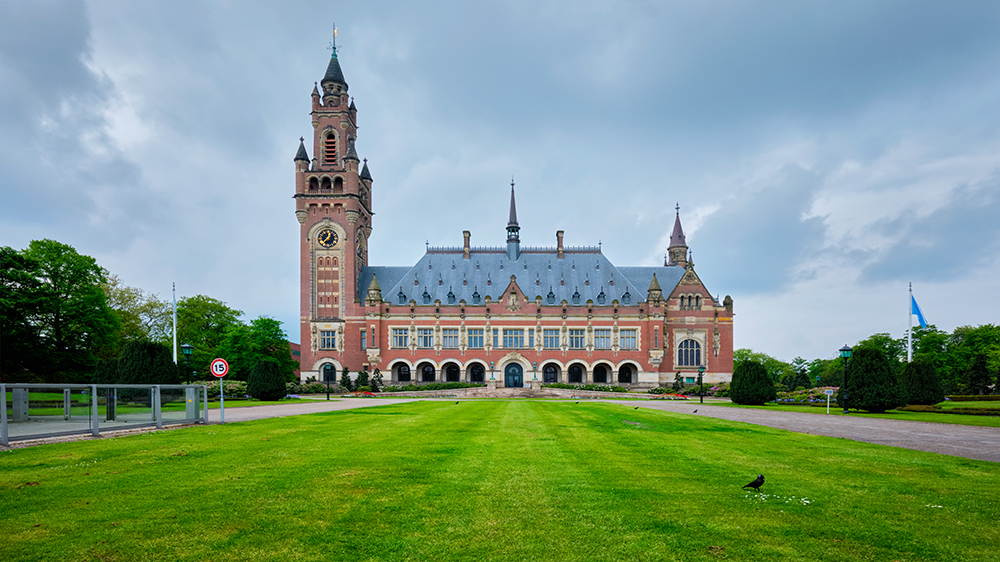
#> input picture photos/peace-palace.jpg, 1000 x 562 px
$ python render.py
#> lines starting #> are read from the running program, lines starting #| are printed output that depends on the picture
#!/usr/bin/env python3
"""
Render "The World in One Day — 25 November 2026" as a dense 34-story
broadsheet front page, code-drawn with Pillow.

Outputs:
  news-image-20261125.jpg            full 2048x2048 render
  news-image-20261125-1024.jpg       downscaled 1024x1024 (quality 88, <=1 MiB)
"""

import os
import math

from PIL import Image, ImageDraw, ImageFont, ImageOps, ImageChops

W = H = 2048
BG = (244, 239, 228)          # warm newsprint cream
INK = (26, 24, 21)            # ink black
RULE = (118, 110, 96)         # mid rule grey
FAINT = (200, 193, 177)       # hairline grey

SERIF = "/usr/share/fonts/truetype/dejavu/DejaVuSerif.ttf"
SERIF_B = "/usr/share/fonts/truetype/dejavu/DejaVuSerif-Bold.ttf"
ITALIC = "/usr/share/fonts/truetype/noto/NotoSerif-SemiBoldItalic.ttf"

# ---------------------------------------------------------------- layout grid
ML = 64            # left margin
MR = 64            # right margin
GUTTER = 30
CW = (W - ML - MR - 2 * GUTTER) // 3          # column width = 620
COL_X = [ML, ML + CW + GUTTER, ML + 2 * (CW + GUTTER)]
RIGHT = COL_X[2] + CW                          # 1984
CTOP = 348
CBOT = 1912
FOOT_RULE = 1926

# ---------------------------------------------------------------- stories data
# (headline, summary, photo or None, big front-page lead flag)
SECTIONS = [
    ("WORLD", [
        ("WORLD COURT RULES MYANMAR COMMITTED GENOCIDE",
         "The ICJ holds Myanmar responsible over the Rohingya, the first time a "
         "sovereign state is found guilty of genocide.",
         "photos/peace-palace.jpg", True),
        ("ISRAELI STRIKE KILLS HAMAS SECURITY CHIEF IN GAZA",
         "Seven dead in Gaza City as the ceasefire in place since October 2025 strains.",
         None, False),
        ("HOUTHI DRONE HITS RIYADH TOWER, 11 HURT",
         "A drone struck a financial-district tower; the Saudi-led coalition hit "
         "Hodeidah in reply.",
         None, False),
        ("NATO VOWS SPACE DEFENCE AFTER RUSSIAN SATELLITE REPORTS",
         "NATO pledges to defend allied satellites after reports of Russian nuclear "
         "activity in orbit.",
         None, False),
        ("CHINA PROBES SHANGHAI PARTY CHIEF CHEN JINING",
         "Anti-corruption investigators open a case against the Shanghai party chief.",
         "photos/shanghai.jpg", False),
        ("PAKISTAN'S FIRST ASTRONAUT DOCKS AT TIANGONG",
         "Muhammad Zeeshan Ali boards China's space station aboard Shenzhou-24, "
         "the first foreigner to do so.",
         "photos/tiangong.jpg", False),
    ]),
    ("WAR & DIPLOMACY", [
        ("UKRAINE HITS TWO RUSSIAN REFINERIES",
         "Drones set Syzran and Kuibyshev ablaze in Samara; Putin vows retaliation.",
         None, False),
        ("UK DEFENCE CHIEF VISITS KHARKIV",
         "The UK defence secretary meets troops 20 km from the front; more "
         "RapidRanger launchers pledged.",
         None, False),
        ("US SHELVES RUSSIA BUSINESS-DEAL PLAN",
         "Washington drops proposals to lure Moscow with energy and aviation deals, "
         "the FT reports.",
         None, False),
        ("SOLOMON ISLANDS SIGNS PACT WITH AUSTRALIA",
         "The China security partner signs a new deal with Canberra, including "
         "police support.",
         None, False),
        ("NORTH KOREA EXPELS SWISS DIPLOMAT",
         "Envoy ordered out within 48 hours, weeks after the office reopened.",
         None, False),
        ("HAFTAR VISITS TURKIYE",
         "Libya's Haftar in Ankara days after Ukraine hit a Russian warship in Benghazi.",
         None, False),
    ]),
    ("AMERICA", [
        ("US TO UNVEIL TARIFFS ON 16 PARTNERS",
         "New duties loom after a probe into excess industrial capacity; rates of "
         "15-25% possible.",
         None, False),
        ("NASDAQ FUTURES SLIDE OVER 2%",
         "Tariff fears hit chip stocks; Nvidia falls 4.9% as inflation data looms.",
         None, False),
        ("ABREGO GARCIA LEAVES US FOR SPAIN",
         "The Salvadoran man once wrongly deported departs voluntarily under a deal.",
         None, False),
        ("CIA AND ODNI HIT BY HACK",
         "Unclassified systems breached; officials say no disruption.",
         None, False),
        ("SIX DEAD IN PLANE CRASH OFF MISSISSIPPI",
         "Six people, including two children, die after a crash off the coast.",
         None, False),
    ]),
    ("ASIA", [
        ("NEPAL QUAKE 5.3 RATTLES REGION",
         "Tremors felt across Sikkim and North Bengal.",
         None, False),
        ("BANGLADESH GARMENT WAGE UP 36%",
         "Minimum monthly pay set at Tk 17,000 after protests.",
         None, False),
        ("INDIA NAVY TO BUY 76 HELICOPTERS",
         "Navy and Coast Guard order indigenous utility helicopters for 15,000 "
         "crore rupees.",
         None, False),
    ]),
    ("BUSINESS & TECH", [
        ("SPACEX AND TESLA ADVANCE $3.5T MERGER",
         "The Musk-led firms form a five-member group to advance a merger, the FT reports.",
         None, False),
        ("TRUMP PRESSED NVIDIA BOARD OVER HUANG",
         "The president pushed to reinstate Jensen Huang; the US blacklists "
         "Singapore chip firm Megaspeed.",
         None, False),
        ("TIDAL TO BAN FULLY AI-GENERATED MUSIC",
         "From December 9, all-AI songs will be rejected and existing ones removed.",
         None, False),
    ]),
    ("SCIENCE", [
        ("URANUS AT OPPOSITION TONIGHT",
         "The ice giant is at its closest and brightest for the year.",
         None, False),
        ("FARTHEST 'LITTLE RED DOT' FOUND",
         "Researchers uncover the most distant of the mysterious early galaxies.",
         None, False),
        ("AI PIONEER WARNS OF EXTINCTION RISK",
         "Stuart Russell says humans risk ceding control of civilisation to AI.",
         None, False),
        ("UN WARNS HIV INFECTIONS COULD RISE",
         "Infections may climb from historic lows starting next year.",
         None, False),
    ]),
    ("MORE WORLD", [
        ("IRAN FLOGS SINGER PARASTOO AHMADI",
         "The singer receives 74 lashes after a YouTube concert.",
         None, False),
        ("TANKER ATTACKS PUSH OIL UP 2%",
         "Ships hit near the Strait of Hormuz as prices climb.",
         None, False),
    ]),
    ("SPORT", [
        ("SURYAVANSHI SMASHES RECORD 204*",
         "The 15-year-old hits the fastest List A double hundred, off 53 balls.",
         None, False),
        ("PRIYANSH ARYA HITS 181 IN T20",
         "The highest T20 score by an Indian batter.",
         None, False),
        ("ENGLAND BEAT AUSTRALIA IN 2ND T20I",
         "England chase 185 to level the five-match series.",
         None, False),
        ("BELLINGHAM STARS AS REAL MADRID ROUT PSV",
         "Bellingham scores a screamer in a crushing win.",
         None, False),
        ("GUKESH HOLDS SINDAROV",
         "The world champion weathers time pressure in the title match.",
         None, False),
    ]),
]

CAPTIONS = {
    "photos/peace-palace.jpg": "The Peace Palace in The Hague",
    "photos/shanghai.jpg": "The Lujiazui skyline in Shanghai",
    "photos/tiangong.jpg": "The Tiangong space station in orbit",
}

# ---------------------------------------------------------------- font helpers
_FONTS = {}


def reg(size):
    key = ("r", size)
    if key not in _FONTS:
        _FONTS[key] = ImageFont.truetype(SERIF, size)
    return _FONTS[key]


def bold(size):
    key = ("b", size)
    if key not in _FONTS:
        _FONTS[key] = ImageFont.truetype(SERIF_B, size)
    return _FONTS[key]


def ital(size):
    key = ("i", size)
    if key not in _FONTS:
        _FONTS[key] = ImageFont.truetype(ITALIC, size)
    return _FONTS[key]


def lh(font, pad=0):
    a, d = font.getmetrics()
    return a + d + pad


# ---------------------------------------------------------------- measurement
_MEASURE = ImageDraw.Draw(Image.new("RGB", (8, 8)))


def wrap(text, font, maxw):
    words = text.split()
    lines, cur = [], ""
    for w in words:
        t = (cur + " " + w).strip()
        if _MEASURE.textlength(t, font=font) <= maxw:
            cur = t
        else:
            if cur:
                lines.append(cur)
            cur = w
    if cur:
        lines.append(cur)
    return lines


def photo_block(photo, s):
    """Return (pil_image, w, h) fitted to the column; None if no photo."""
    if photo is None:
        return None
    pw = CW - 26
    im = Image.open(photo).convert("L")
    im = ImageOps.autocontrast(im, cutoff=1).convert("RGB")
    ar = im.width / im.height
    h = int(pw / ar)
    if h > 560:
        h = 560
        pw = int(h * ar)
    return im.resize((pw, h), Image.LANCZOS), pw, h


def story_block_h(story, s):
    headline, summary, photo, big = story
    hf = bold(int(round(45 * s if big else 26 * s)))
    sf = reg(int(round(24 * s if big else 19 * s)))
    hlines = wrap(headline, hf, CW - 4)
    slines = wrap(summary, sf, CW - 4)
    h = len(hlines) * lh(hf) + 10 + len(slines) * lh(sf)
    if photo:
        _, pw, ph = photo_block(photo, s)
        cap = ital(int(round(16 * s)))
        h += ph + 6 + lh(cap) + 8
    return h


def label_h(s):
    return lh(bold(int(round(34 * s)))) + 14


def place_all(s):
    col_y = [CTOP] * 3
    ci = 0
    placements = []

    def put(col, y, kind, payload, h):
        placements.append({"col": col, "y": y, "kind": kind,
                           "payload": payload, "h": h})
        col_y[col] = y + h

    for sec_name, stories in SECTIONS:
        lh_ = label_h(s)
        # a section label must never be orphaned at a column bottom: it stays
        # together with its first story, so require label + first story to fit
        # in the remaining space of the current column before placing it here.
        need = lh_ + (story_block_h(stories[0], s) if stories else 0)
        while ci < 2 and col_y[ci] + need > CBOT:
            ci += 1
        put(ci, col_y[ci], "label", sec_name, lh_)
        for st in stories:
            bh = story_block_h(st, s)
            if col_y[ci] + bh > CBOT:
                ci += 1
                if ci > 2:
                    return None
            put(ci, col_y[ci], "story", st, bh)
    return placements


def choose_scale():
    s = 1.0
    best = None
    while s >= 0.55:
        p = place_all(s)
        if p is not None:
            best = (s, p)
            break
        s -= 0.01
    if best is None:
        raise RuntimeError("layout does not fit even at minimal scale")
    return best

# ---------------------------------------------------------------- drawing
def draw_tracked(d, x, y, text, font, fill, tracking):
    cx = x
    for ch in text:
        d.text((cx, y), ch, font=font, fill=fill)
        cx += d.textlength(ch, font=font) + tracking
    return y + lh(font)


def draw_para(d, x, y, lines, font, fill, width, justify=True):
    for i, line in enumerate(lines):
        last = i == len(lines) - 1
        words = line.split()
        if justify and not last and len(words) > 1:
            ws = [d.textlength(w, font=font) for w in words]
            sp = d.textlength(" ", font=font)
            extra = width - (sum(ws) + sp * (len(words) - 1))
            if extra > 0:
                per = extra / (len(words) - 1)
                xpos = x
                for j, w in enumerate(words):
                    d.text((xpos, y), w, font=font, fill=fill)
                    xpos += ws[j] + sp + (per if j < len(words) - 1 else 0)
                y += lh(font)
                continue
        d.text((x, y), line, font=font, fill=fill)
        y += lh(font)
    return y


def centered(d, cx, y, text, font, fill, tracking=0):
    tw = sum(d.textlength(ch, font=font) for ch in text) + tracking * (len(text) - 1)
    draw_tracked(d, cx - tw / 2, y, text, font, fill, tracking)


def draw_story(img, d, placement, s):
    x = COL_X[placement["col"]]
    y = placement["y"]
    headline, summary, photo, big = placement["payload"]
    hf = bold(int(round(45 * s if big else 26 * s)))
    sf = reg(int(round(24 * s if big else 19 * s)))
    hlines = wrap(headline, hf, CW - 4)
    slines = wrap(summary, sf, CW - 4)

    y = draw_para(d, x, y, hlines, hf, INK, CW - 4, justify=False)
    y += 8

    if photo:
        im, pw, ph = photo_block(photo, s)
        px = x + (CW - pw) // 2
        d.rectangle([px - 2, y - 2, px + pw + 1, y + ph + 1], outline=INK, width=2)
        img.paste(im, (px, y))
        y += ph + 6
        cap = ital(int(round(16 * s)))
        clines = wrap(CAPTIONS[photo], cap, CW - 6)
        for cl in clines:
            tw = d.textlength(cl, font=cap)
            d.text((x + (CW - tw) / 2, y), cl, font=cap, fill=INK)
            y += lh(cap)
        y += 8

    y = draw_para(d, x, y, slines, sf, INK, CW - 4, justify=True)
    return y


def draw_label(d, placement, s):
    x = COL_X[placement["col"]]
    y = placement["y"]
    name = placement["payload"]
    f = bold(int(round(34 * s)))
    centered(d, x + CW / 2, y, name, f, INK, tracking=2)
    ry = y + lh(f) + 6
    wd = 200
    d.rectangle([x + CW / 2 - wd / 2, ry, x + CW / 2 + wd / 2, ry + 2],
                fill=INK)


def build_canvas():
    img = Image.new("RGB", (W, H), BG)
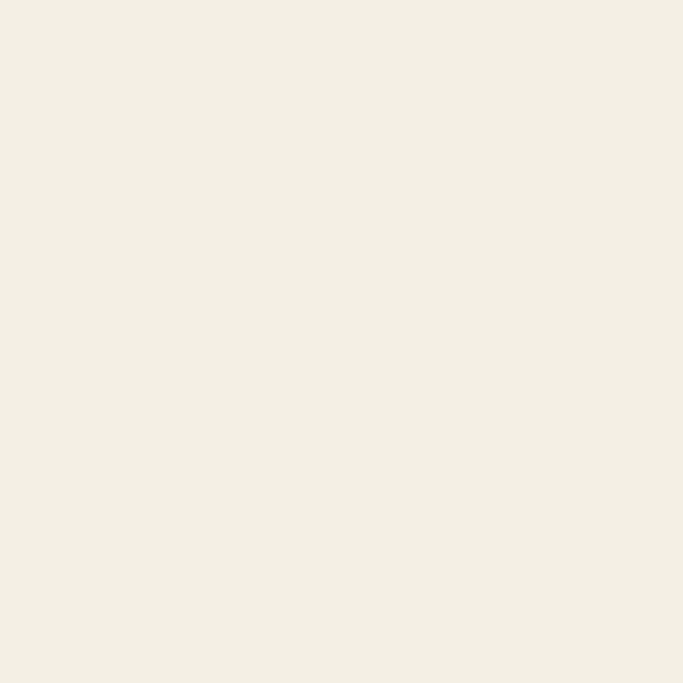
#> img: PIL image 2048x2048 RGB (shown at 1/3 size); mean R, G, B 244, 239, 228
    d = ImageDraw.Draw(img)

    # ---- masthead --------------------------------------------------------
    title = "THE WORLD IN ONE DAY"
    size = 150
    while size > 60:
        f = bold(size)
        tw = sum(d.textlength(ch, font=f) for ch in title) + 16 * (len(title) - 1)
        if tw <= W - 2 * ML + 40:
            break
        size -= 2
#> this loop made 19 passes
#> tw on passes 1 to 12: 2482.8, 2453.8, 2424.7, 2395.7, 2366.6, 2337.5, 2308.5, 2279.5, 2250.5, 2221.4, 2192.3, 2163.2
#> after the loop, size = 114
    centered(d, W / 2, 84, title, bold(size), INK, tracking=16)
#> in centered, `tw = sum(d.textlength(ch, font=font) for ch in text) + tracking * (len..`: tw = 1959.9

    sub = "Vol. 1 — No. 239    •    WEDNESDAY, 25 NOVEMBER 2026    •    $2.00"
    sf = reg(30)
    while d.textlength(sub, font=sf) > W - 2 * ML:
        sf = reg(sf.size - 1)
#> this loop made 0 passes
    centered(d, W / 2, 274, sub, sf, INK, tracking=1)

    # heavy + thin rule pair
    d.rectangle([ML, 330, RIGHT, 334], fill=INK)
    d.rectangle([ML, 340, RIGHT, 342], fill=RULE)

    # ---- body ------------------------------------------------------------
    s, placements = choose_scale()
#> in photo_block, `im = ImageOps.autocontrast(im, cutoff=1).convert("RGB")`:
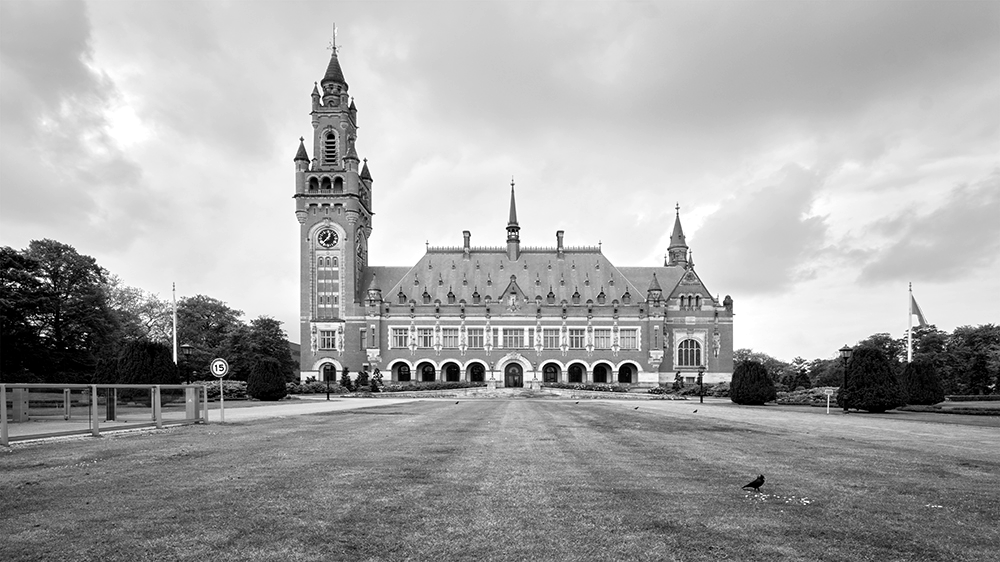
#> im: PIL image 1000x562 RGB; min 0, max 255, mean 165.2
#> in story_block_h, `_, pw, ph = photo_block(photo, s)`: pw = 594; ph = 333
#> in story_block_h, `h += ph + 6 + lh(cap) + 8`: h = 679
#> in place_all, `need = lh_ + (story_block_h(stories[0], s) if stories else 0)`: need = 734
#> after the loop in place_all, `while ci < 2 and col_y[ci] + need > CBOT:`: ci = 0
#> in place_all, `bh = story_block_h(st, s)`: bh = 679
#> s = 0.92; placements = 42 items

    # assert: every section label is immediately followed by its first story in
    # the same column (no orphaned label at a column bottom)
    for i, p in enumerate(placements):
        if p["kind"] == "label":
            nxt = placements[i + 1]
            assert nxt["kind"] == "story" and nxt["col"] == p["col"], \
                "orphaned section label at column bottom"
#> this loop made 42 passes

    # vertical hairline dividers between columns
    for gx in (ML + CW + GUTTER // 2, ML + 2 * CW + 3 * GUTTER // 2):
        d.rectangle([gx, CTOP, gx + 1, CBOT], fill=FAINT)

    for p in placements:
        if p["kind"] == "label":
            draw_label(d, p, s)
#> in draw_label, `x = COL_X[placement["col"]]`: x = 64
#> in draw_label, `y = placement["y"]`: y = 348
#> in draw_label, `name = placement["payload"]`: name = 'WORLD'
#> in draw_label, `ry = y + lh(f) + 6`: ry = 392
        else:
            draw_story(img, d, p, s)

    # ---- footer ----------------------------------------------------------
    d.rectangle([ML, FOOT_RULE, RIGHT, FOOT_RULE + 2], fill=INK)
    ff = reg(21)
    flh = lh(ff, 2)
    weather = "WEATHER — London 11°C cloud · Paris 9°C rain · New York 14°C fair · Shanghai 8°C fog"
    index = "INDEX — Dow Jones 41,232 (+0.4%) · S&P 500 5,611 (+0.1%) · Nasdaq 17,890 (−0.9%) · FTSE 100 8,210 (+0.2%)"
    d.text((ML, FOOT_RULE + 12), weather, font=ff, fill=INK)
    d.text((ML, FOOT_RULE + 12 + flh), index, font=ff, fill=INK)
    d.text((ML, FOOT_RULE + 12 + 2 * flh),
           "make.fun · The World in One Day · page 1", font=ff, fill=RULE)

    # ---- paper grain + vignette ------------------------------------------
    noise = Image.effect_noise((W, H), 22).convert("L").convert("RGB")
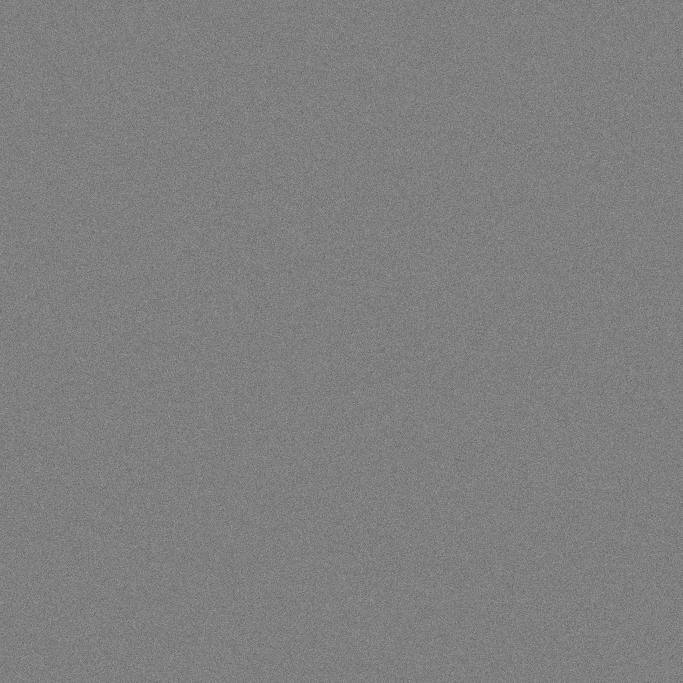
#> noise: PIL image 2048x2048 RGB (shown at 1/3 size); min 11, max 230, mean 127.5
    img = Image.blend(img, noise, alpha=0.055)
    grad = Image.radial_gradient("L").resize((W, H), Image.BICUBIC)
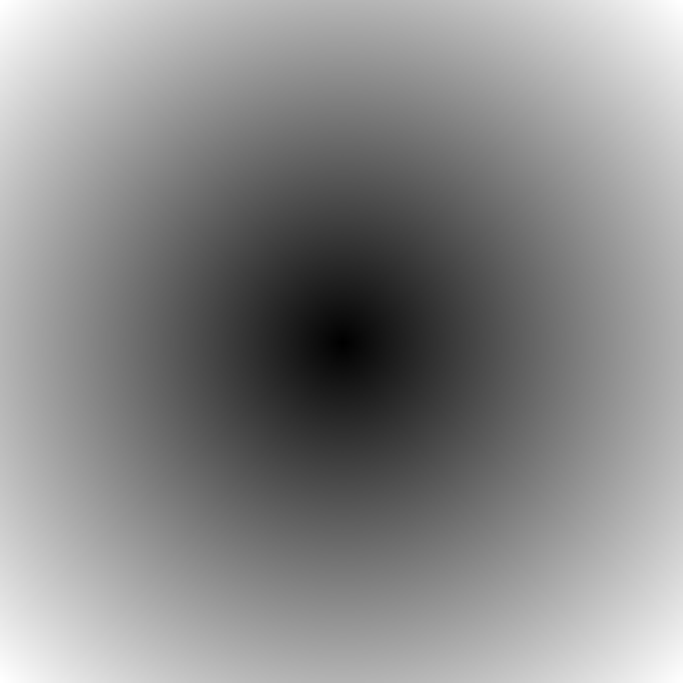
#> grad: PIL image 2048x2048 L (shown at 1/3 size); min 0, max 255, mean 138.1
    mask = ImageChops.invert(grad).point(lambda v: int(v * 0.32))
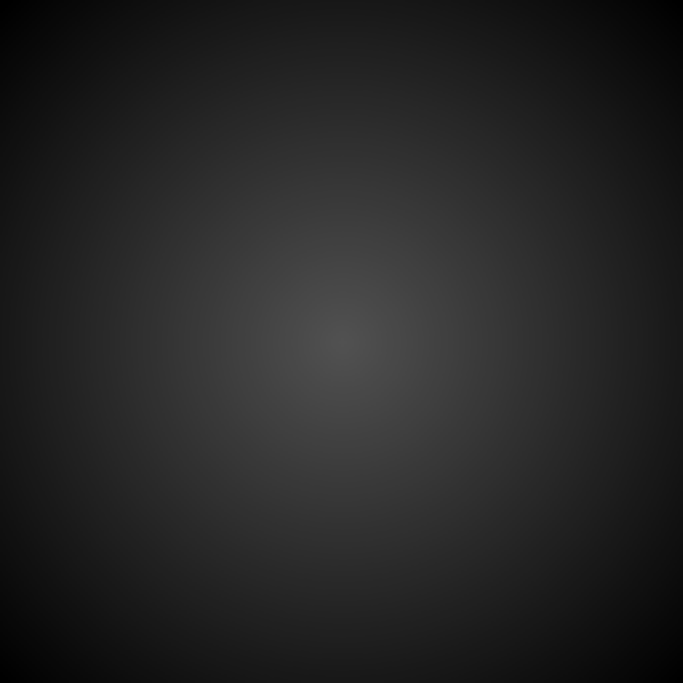
#> mask: PIL image 2048x2048 L (shown at 1/3 size); min 0, max 81, mean 36.9
    dark = Image.new("RGB", (W, H), (42, 33, 24))
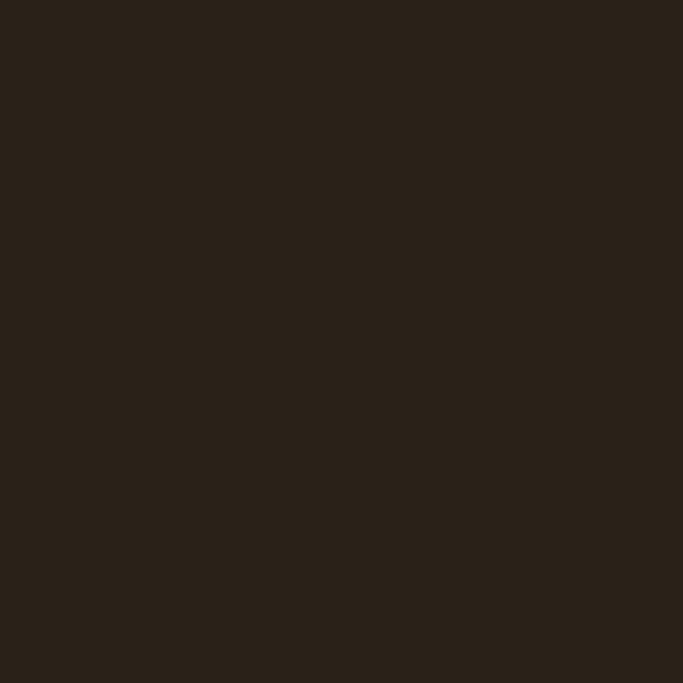
#> dark: PIL image 2048x2048 RGB (shown at 1/3 size); mean R, G, B 42, 33, 24
    img = Image.composite(dark, img, mask)

    img.save("news-image-20261125-2048.jpg", quality=92)
    small = img.resize((1024, 1024), Image.LANCZOS)
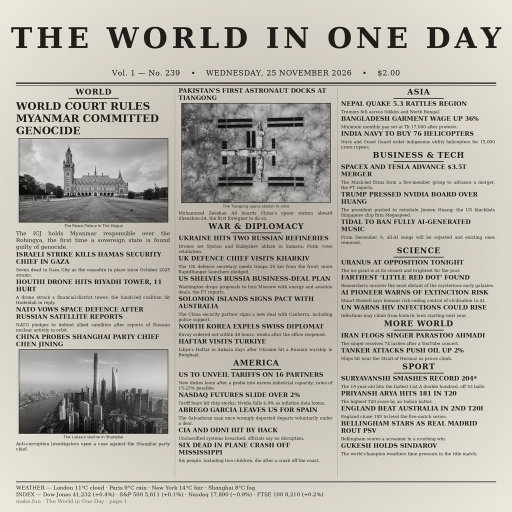
#> small: PIL image 1024x1024 RGB (shown at 1/2 size); mean R, G, B 183.8, 179.2, 170.8
    q = 88
    small.save("news-image-20261125.jpg", quality=q, optimize=True)
    while os.path.getsize("news-image-20261125.jpg") > 1024 * 1024 and q > 60:
        q -= 4
        small.save("news-image-20261125.jpg", quality=q, optimize=True)

    print("scale:", round(s, 2))
#| scale: 0.92
    print("2048 master bytes:", os.path.getsize("news-image-20261125-2048.jpg"))
    print("1024 final bytes:", os.path.getsize("news-image-20261125.jpg"), "quality", q)
    return img, placements


if __name__ == "__main__":
    build_canvas()
